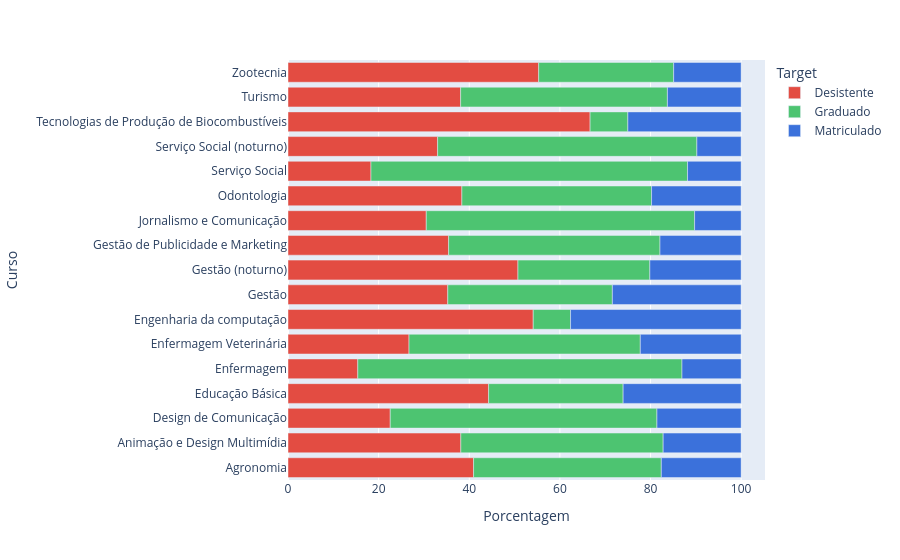

The notebook cell this image was saved under:
### Code cell
# Calcula as contagens das combinações Curso-Target
contagem = df.groupby(["Curso", "Target"]).size().reset_index(name="Contagem")

# Calcula as porcentagens
contagem['Porcentagem'] = contagem.groupby("Curso")["Contagem"].transform(lambda x: (x / x.sum()) * 100)

# Cria o gráfico interativo
fig = px.bar(contagem, y='Curso', x='Porcentagem', color='Target', orientation='h',
             color_discrete_map={'Desistente': '#e34c42', 'Graduado': '#4dc471', 'Matriculado': '#3b71db'})

# Mostra o gráfico
fig.show()

### Figure 1 — Plotly figure (JSON) as saved in the notebook; plotly's stock layout.template omitted (floating-point values rounded to 4 significant figures)
{"data": [{"hovertemplate": "Target=Desistente<br>Porcentagem=%{x}<br>Curso=%{y}<extra></extra>", "legendgroup": "Desistente", "marker": {"color": "#e34c42", "pattern": {"shape": ""}}, "name": "Desistente", "orientation": "h", "showlegend": true, "textposition": "auto", "type": "bar", "x": [40.95, 38.14, 22.57, 44.27, 15.4, 26.71, 54.12, 35.26, 50.75, 35.45, 30.51, 38.37, 18.31, 33.02, 66.67, 38.1, 55.32], "xaxis": "x", "y": ["Agronomia", "Animação e Design Multimídia", "Design de Comunicação", "Educação Básica", "Enfermagem", "Enfermagem Veterinária", "Engenharia da computação", "Gestão", "Gestão (noturno)", "Gestão de Publicidade e Marketing", "Jornalismo e Comunicação", "Odontologia", "Serviço Social", "Serviço Social (noturno)", "Tecnologias de Produção de Biocombustíveis", "Turismo", "Zootecnia"], "yaxis": "y"}, {"hovertemplate": "Target=Graduado<br>Porcentagem=%{x}<br>Curso=%{y}<extra></extra>", "legendgroup": "Graduado", "marker": {"color": "#4dc471", "pattern": {"shape": ""}}, "name": "Graduado", "orientation": "h", "showlegend": true, "textposition": "auto", "type": "bar", "x": [41.43, 44.65, 58.85, 29.69, 71.54, 51.04, 8.235, 36.32, 29.1, 46.64, 59.21, 41.86, 69.86, 57.21, 8.333, 45.63, 29.79], "xaxis": "x", "y": ["Agronomia", "Animação e Design Multimídia", "Design de Comunicação", "Educação Básica", "Enfermagem", "Enfermagem Veterinária", "Engenharia da computação", "Gestão", "Gestão (noturno)", "Gestão de Publicidade e Marketing", "Jornalismo e Comunicação", "Odontologia", "Serviço Social", "Serviço Social (noturno)", "Tecnologias de Produção de Biocombustíveis", "Turismo", "Zootecnia"], "yaxis": "y"}, {"hovertemplate": "Target=Matriculado<br>Porcentagem=%{x}<br>Curso=%{y}<extra></extra>", "legendgroup": "Matriculado", "marker": {"color": "#3b71db", "pattern": {"shape": ""}}, "name": "Matriculado", "orientation": "h", "showlegend": true, "textposition": "auto", "type": "bar", "x": [17.62, 17.21, 18.58, 26.04, 13.05, 22.26, 37.65, 28.42, 20.15, 17.91, 10.27, 19.77, 11.83, 9.767, 25.0, 16.27, 14.89], "xaxis": "x", "y": ["Agronomia", "Animação e Design Multimídia", "Design de Comunicação", "Educação Básica", "Enfermagem", "Enfermagem Veterinária", "Engenharia da computação", "Gestão", "Gestão (noturno)", "Gestão de Publicidade e Marketing", "Jornalismo e Comunicação", "Odontologia", "Serviço Social", "Serviço Social (noturno)", "Tecnologias de Produção de Biocombustíveis", "Turismo", "Zootecnia"], "yaxis": "y"}], "layout": {"barmode": "relative", "legend": {"title": {"text": "Target"}, "tracegroupgap": 0}, "margin": {"t": 60}, "xaxis": {"anchor": "y", "domain": [0, 1], "title": {"text": "Porcentagem"}}, "yaxis": {"anchor": "x", "domain": [0, 1], "title": {"text": "Curso"}}}}
